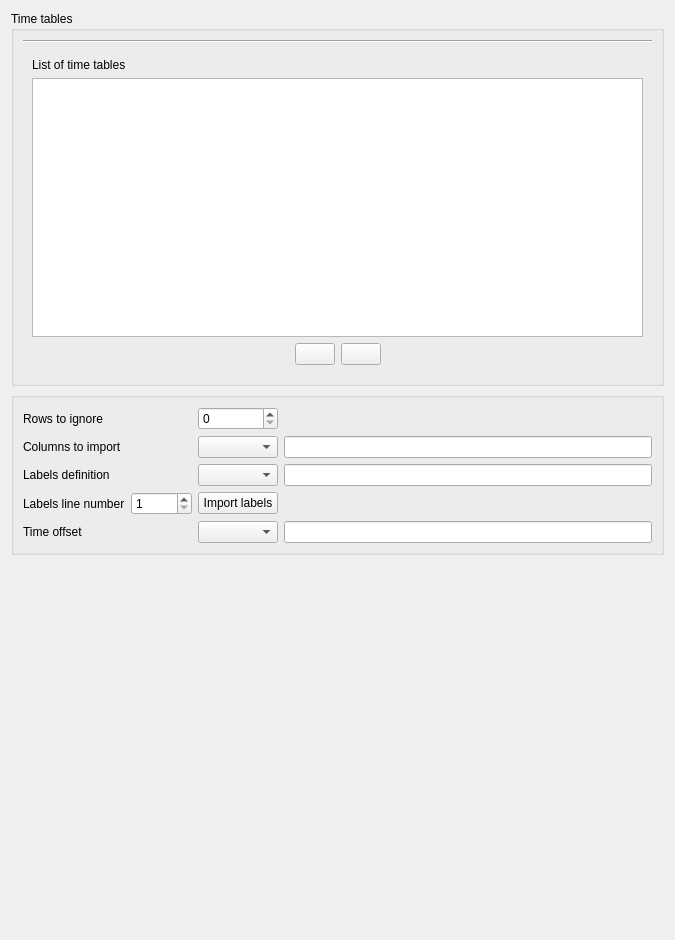
<?xml version="1.0" encoding="UTF-8"?>
<ui version="4.0">
 <class>TimeTablesForm</class>
 <widget class="QWidget" name="TimeTablesForm">
  <property name="geometry">
   <rect>
    <x>0</x>
    <y>0</y>
    <width>675</width>
    <height>940</height>
   </rect>
  </property>
  <property name="sizePolicy">
   <sizepolicy hsizetype="Preferred" vsizetype="Expanding">
    <horstretch>0</horstretch>
    <verstretch>0</verstretch>
   </sizepolicy>
  </property>
  <property name="windowTitle">
   <string>Form</string>
  </property>
  <layout class="QGridLayout" name="gridLayout_7">
   <item row="4" column="0">
    <spacer>
     <property name="orientation">
      <enum>Qt::Vertical</enum>
     </property>
     <property name="sizeType">
      <enum>QSizePolicy::Expanding</enum>
     </property>
     <property name="sizeHint" stdset="0">
      <size>
       <width>8</width>
       <height>8</height>
      </size>
     </property>
    </spacer>
   </item>
   <item row="0" column="0">
    <widget class="QGroupBox" name="groupBoxTimeTables">
     <property name="toolTip">
      <string/>
     </property>
     <property name="title">
      <string>Time tables</string>
     </property>
     <layout class="QHBoxLayout" name="horizontalLayout_3">
      <item>
       <layout class="QVBoxLayout" name="verticalLayoutTimeTables">
        <item>
         <widget class="Line" name="line">
          <property name="orientation">
           <enum>Qt::Horizontal</enum>
          </property>
         </widget>
        </item>
        <item>
         <widget class="QFrame" name="frameTimeTablesImport">
          <property name="frameShape">
           <enum>QFrame::NoFrame</enum>
          </property>
          <property name="frameShadow">
           <enum>QFrame::Raised</enum>
          </property>
          <layout class="QVBoxLayout" name="verticalLayout">
           <item>
            <widget class="QLabel" name="labelTimeTables">
             <property name="toolTip">
              <string>&lt;html&gt;&lt;head/&gt;&lt;body&gt;&lt;p&gt;&lt;span style=&quot; font-size:9pt;&quot;&gt;Select one or several time tables to import.&lt;/span&gt;&lt;/p&gt;&lt;/body&gt;&lt;/html&gt;</string>
             </property>
             <property name="text">
              <string>List of time tables</string>
             </property>
            </widget>
           </item>
           <item>
            <widget class="QTableView" name="tableViewTimeTables">
             <property name="minimumSize">
              <size>
               <width>350</width>
               <height>100</height>
              </size>
             </property>
             <property name="toolTip">
              <string>&lt;html&gt;&lt;head/&gt;&lt;body&gt;&lt;p&gt;&lt;span style=&quot; font-size:9pt;&quot;&gt;Select one or several time tables to import&lt;/span&gt;&lt;/p&gt;&lt;/body&gt;&lt;/html&gt;</string>
             </property>
             <property name="horizontalScrollBarPolicy">
              <enum>Qt::ScrollBarAsNeeded</enum>
             </property>
             <property name="alternatingRowColors">
              <bool>true</bool>
             </property>
             <property name="selectionMode">
              <enum>QAbstractItemView::SingleSelection</enum>
             </property>
             <property name="selectionBehavior">
              <enum>QAbstractItemView::SelectRows</enum>
             </property>
            </widget>
           </item>
           <item>
            <layout class="QHBoxLayout" name="_3">
             <item>
              <spacer>
               <property name="orientation">
                <enum>Qt::Horizontal</enum>
               </property>
               <property name="sizeHint" stdset="0">
                <size>
                 <width>20</width>
                 <height>20</height>
                </size>
               </property>
              </spacer>
             </item>
             <item>
              <widget class="QPushButton" name="pushButtonAddTimeTable">
               <property name="toolTip">
                <string>&lt;html&gt;&lt;head/&gt;&lt;body&gt;&lt;p&gt;&lt;span style=&quot; font-size:9pt;&quot;&gt;Add a time table.&lt;/span&gt;&lt;/p&gt;&lt;/body&gt;&lt;/html&gt;</string>
               </property>
               <property name="text">
                <string/>
               </property>
               <property name="icon">
                <iconset resource="resources_pages.qrc">
                 <normaloff>:/new/prefix1/icons/22x22/add.png</normaloff>:/new/prefix1/icons/22x22/add.png</iconset>
               </property>
              </widget>
             </item>
             <item>
              <widget class="QPushButton" name="pushButtonDeleteTimeTable">
               <property name="toolTip">
                <string>&lt;html&gt;&lt;head/&gt;&lt;body&gt;&lt;p&gt;&lt;span style=&quot; font-size:9pt;&quot;&gt;Remove the last added time table.&lt;/span&gt;&lt;/p&gt;&lt;/body&gt;&lt;/html&gt;</string>
               </property>
               <property name="text">
                <string/>
               </property>
               <property name="icon">
                <iconset resource="resources_pages.qrc">
                 <normaloff>:/new/prefix1/icons/22x22/remove.png</normaloff>:/new/prefix1/icons/22x22/remove.png</iconset>
               </property>
              </widget>
             </item>
             <item>
              <spacer>
               <property name="orientation">
                <enum>Qt::Horizontal</enum>
               </property>
               <property name="sizeHint" stdset="0">
                <size>
                 <width>16</width>
                 <height>16</height>
                </size>
               </property>
              </spacer>
             </item>
            </layout>
           </item>
          </layout>
         </widget>
        </item>
       </layout>
      </item>
     </layout>
    </widget>
   </item>
   <item row="1" column="0">
    <widget class="QGroupBox" name="groupBoxTableParameters">
     <layout class="QGridLayout" name="gridLayoutParameters">
      <item row="0" column="0">
       <widget class="QLabel" name="label">
        <property name="text">
         <string>Rows to ignore</string>
        </property>
       </widget>
      </item>
      <item row="2" column="1">
       <widget class="QComboBox" name="comboBoxCols">
        <property name="toolTip">
         <string>&lt;html&gt;&lt;head/&gt;&lt;body&gt;&lt;p&gt;Define columns import method.&lt;/p&gt;&lt;p&gt;- all : import all columns&lt;/p&gt;&lt;p&gt;- ids : id's of columns to import needs to be defined by the user.&lt;/p&gt;&lt;/body&gt;&lt;/html&gt;</string>
        </property>
       </widget>
      </item>
      <item row="4" column="0">
       <widget class="QLabel" name="label_3">
        <property name="text">
         <string>Labels definition</string>
        </property>
       </widget>
      </item>
      <item row="0" column="1">
       <widget class="QSpinBox" name="spinBoxRows">
        <property name="toolTip">
         <string>&lt;html&gt;&lt;head/&gt;&lt;body&gt;&lt;p&gt;Set number of rows to ignore while importing data (such as header lines).&lt;/p&gt;&lt;/body&gt;&lt;/html&gt;</string>
        </property>
       </widget>
      </item>
      <item row="2" column="0">
       <widget class="QLabel" name="label_2">
        <property name="text">
         <string>Columns to import</string>
        </property>
       </widget>
      </item>
      <item row="2" column="2">
       <widget class="QLineEdit" name="lineEditColumnsList">
        <property name="toolTip">
         <string>&lt;html&gt;&lt;head/&gt;&lt;body&gt;&lt;p&gt;If columns import method is &amp;quot;ids&amp;quot; define here the list of columns to import.&lt;/p&gt;&lt;p&gt;Ids numbering starts at &lt;span style=&quot; font-weight:600; text-decoration: underline;&quot;&gt;1&lt;/span&gt; and values need to be separated by a comma (&lt;span style=&quot; font-weight:600;&quot;&gt;,&lt;/span&gt;).&lt;/p&gt;&lt;p&gt;&lt;span style=&quot; text-decoration: underline;&quot;&gt;Example&lt;/span&gt;&lt;/p&gt;&lt;p&gt;To only import first, third and fourth columns, use the following syntax:&lt;/p&gt;&lt;p&gt;1,3,4&lt;/p&gt;&lt;/body&gt;&lt;/html&gt;</string>
        </property>
       </widget>
      </item>
      <item row="4" column="1">
       <widget class="QComboBox" name="comboBoxHeaders">
        <property name="toolTip">
         <string>&lt;html&gt;&lt;head/&gt;&lt;body&gt;&lt;p&gt;Set columns labels definition method. &lt;/p&gt;&lt;p&gt;- file : User needs to define line number containing headers (numbering starts at 1)&lt;/p&gt;&lt;p&gt;- user : Labels are defined manually in the GUI&lt;/p&gt;&lt;/body&gt;&lt;/html&gt;</string>
        </property>
       </widget>
      </item>
      <item row="5" column="1">
       <widget class="QPushButton" name="pushButtonImportheaders">
        <property name="sizePolicy">
         <sizepolicy hsizetype="Minimum" vsizetype="Fixed">
          <horstretch>0</horstretch>
          <verstretch>0</verstretch>
         </sizepolicy>
        </property>
        <property name="toolTip">
         <string>&lt;html&gt;&lt;head/&gt;&lt;body&gt;&lt;p&gt;Import headers from file&lt;/p&gt;&lt;/body&gt;&lt;/html&gt;</string>
        </property>
        <property name="text">
         <string>Import labels</string>
        </property>
       </widget>
      </item>
      <item row="4" column="2">
       <widget class="QLineEdit" name="lineEditHeadersList">
        <property name="toolTip">
         <string>&lt;html&gt;&lt;head/&gt;&lt;body&gt;&lt;p&gt;If labels definition mode is &amp;quot;user&amp;quot;, labels' list needs to be defined by the user.&lt;/p&gt;&lt;p&gt;Please take into account that the number of defined labels should be the same as the number of import columns, otherwise the code will stop during the import process.&lt;/p&gt;&lt;p&gt;&lt;span style=&quot; font-weight:600;&quot;&gt;Lables must not contain blank spaces or special characters and needs to be separated by a comma (,).&lt;/span&gt;&lt;/p&gt;&lt;p&gt;&lt;span style=&quot; text-decoration: underline;&quot;&gt;Example&lt;/span&gt;&lt;/p&gt;&lt;p&gt;To define labels &amp;quot;time&amp;quot;, &amp;quot;velocity&amp;quot;, &amp;quot;flowrate&amp;quot;, use the following syntax:&lt;/p&gt;&lt;p&gt;time,velocity,flowrate&lt;/p&gt;&lt;/body&gt;&lt;/html&gt;</string>
        </property>
       </widget>
      </item>
      <item row="5" column="0">
       <layout class="QHBoxLayout" name="horizontalLayout">
        <item>
         <widget class="QLabel" name="labelHeadersRow">
          <property name="text">
           <string>Labels line number</string>
          </property>
         </widget>
        </item>
        <item>
         <widget class="QSpinBox" name="spinBoxHeadersRow">
          <property name="sizePolicy">
           <sizepolicy hsizetype="Minimum" vsizetype="Fixed">
            <horstretch>0</horstretch>
            <verstretch>0</verstretch>
           </sizepolicy>
          </property>
          <property name="maximumSize">
           <size>
            <width>16777215</width>
            <height>16777215</height>
           </size>
          </property>
          <property name="toolTip">
           <string>&lt;html&gt;&lt;head/&gt;&lt;body&gt;&lt;p&gt;Set line containing headers&lt;/p&gt;&lt;/body&gt;&lt;/html&gt;</string>
          </property>
          <property name="minimum">
           <number>1</number>
          </property>
          <property name="maximum">
           <number>99999</number>
          </property>
         </widget>
        </item>
       </layout>
      </item>
      <item row="6" column="0">
       <widget class="QLabel" name="label_4">
        <property name="toolTip">
         <string>&lt;html&gt;&lt;head/&gt;&lt;body&gt;&lt;p&gt;Set time offset for the table. Useful if data is stored with a time starting different than 0.&lt;/p&gt;&lt;p&gt;User needs to set offset to inital value. For example:&lt;/p&gt;&lt;p&gt;If table values start at t=20s and user wants to use them starting at 0s, set offset to 20s.&lt;/p&gt;&lt;/body&gt;&lt;/html&gt;</string>
        </property>
        <property name="text">
         <string>Time offset</string>
        </property>
       </widget>
      </item>
      <item row="6" column="1">
       <widget class="QComboBox" name="comboBoxTimeOffset"/>
      </item>
      <item row="6" column="2">
       <widget class="QLineEdit" name="lineEditTimeOffset"/>
      </item>
     </layout>
    </widget>
   </item>
  </layout>
 </widget>
 <resources>
  <include location="resources_pages.qrc"/>
 </resources>
 <connections/>
</ui>
